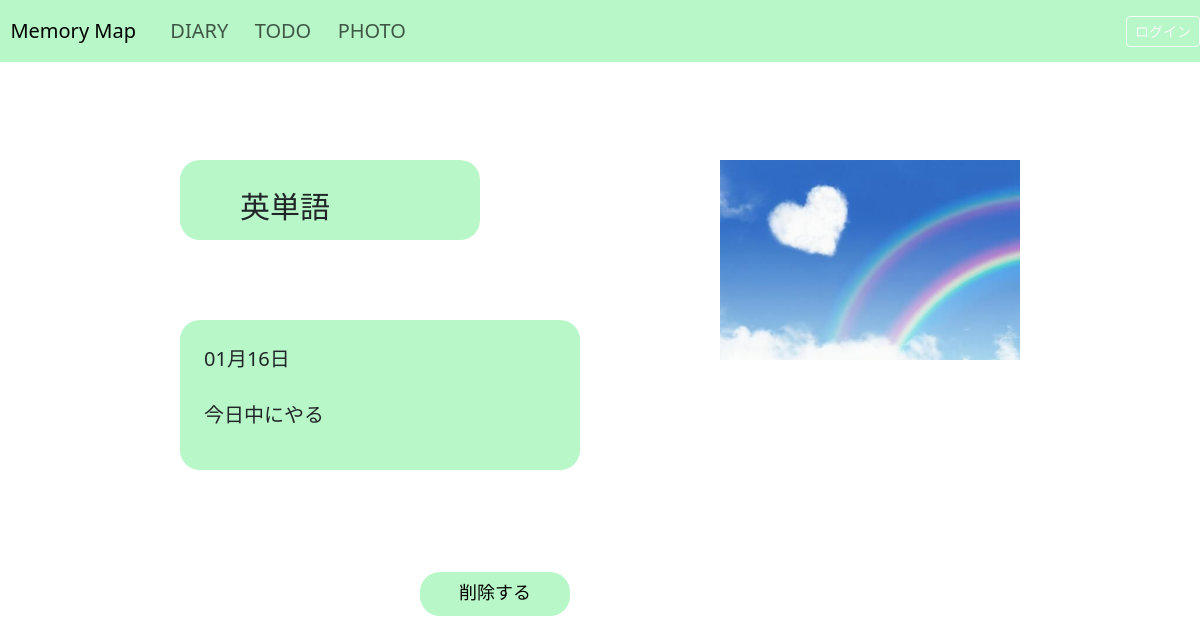
The page /spdiary/imagedetail/8/ on the database its author committed.
### spdiary/models.py (models this page shows, shortened)
class Image(models.Model):
    name = models.CharField(verbose_name='題名',max_length=40)
    image = models.ImageField(upload_to='img/upload')
    memo = models.TextField(verbose_name='メモ',max_length=60,null=True,blank=True)
    today = models.DateTimeField(verbose_name='作成日', default=timezone.now)
    user = models.ForeignKey(User, on_delete=models.CASCADE)

### spdiary/views.py (the view, shortened to what this page needs)
# urls.py: path('imagedetail/<int:pk>/', ImageDetailView.as_view(), name='imagedetail'),
class ImageDetailView(generic.DetailView):
    model = Image
    queryset = Image.objects.all()
    template_name = 'image/imagedetail.html'

### templates/image/imagedetail.html (shortened to what this page needs)
{% extends './base.html' %}
{% block content %}
<body>
    <div class="big"></div>
    <div class="box"></div>
    <div>
        <div class="title">{{ image.name }}</div>
        <div class="today">{{image.today|date:"m月d日"}}</div>
        <div class="memo">{{ image.memo }}</div>
        <div class="photo">
        <img src="{{ image.image.url  }}" width="300px">
        </div>
    </div>
    <button type="button" class="delete" data-bs-toggle="modal" data-bs-target="#deleteModal-{{image.id}}">削除する</button>
</body>
{% endblock %}

### templates/image/imagedetail.html (style rules this page uses)
.title { left:20%; top:23%; position: absolute; font-size: 30px; }
.photo { left:60%; top:20%; position: absolute; }
.today { left:17%; top:43%; position: absolute; font-size: 20px; }
.big { background-color: #b8f7c7; position: absolute; left:15%; top: 20%; width: 300px; height: 80px; border-radius: 20px; }
.box { background-color: #b8f7c7; position: absolute; left:15%; top: 40%; width: 400px; height: 150px; border-radius: 20px; }
.memo { left:17%; top:50%; position: absolute; font-size: 20px; }
.delete { width: 150px; min-height: 44px; background-color: #b8f7c7; font-size: 18px; font-family: monospace; line-height: 38px; border: none; border-radius: 20px; position: absolute; left: 35%; bottom: 23%; }

### rows shown on the page
Image: name "英単語", today "01月16日", memo "今日中にやる", image (picture)
